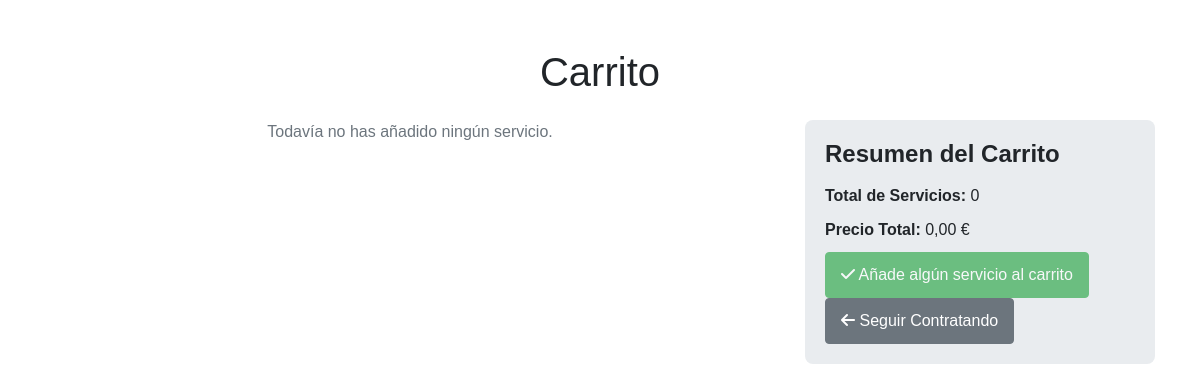
Before: /CleanGestor/views/ver_carrito.php?idContrato=1 (signed in) with the older database file.
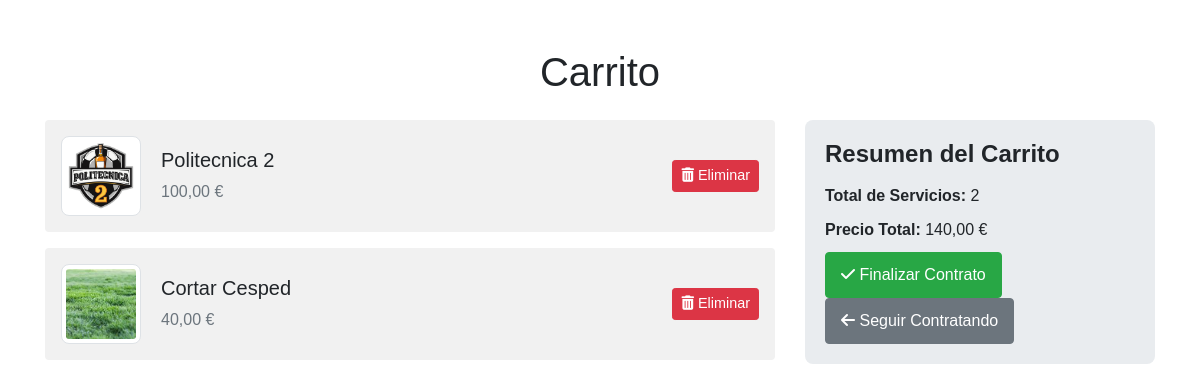
After: the same page with the newer database file.
### tables this page shows
CREATE TABLE `servicio` (
  `idServicio` int(11) NOT NULL,
  `precio` int(11) NOT NULL,
  `nombreServicio` varchar(255) NOT NULL,
  `descripcion` text NOT NULL,
  `sueldo` int(11) NOT NULL,
  `horas` int(11) NOT NULL,
  `fotoServicio` varchar(255) DEFAULT NULL,
  `idEmpresa` int(11) NOT NULL
);

### CleanGestor/DAO/ContratoServicioDAO.php (called while the page is built, shortened)
<?php
class ContratoServicioDAO {
    private $conexion;
    public function __construct($conexion) {
        $this->conexion = $conexion;
    }
    public function obtenerServiciosPorContrato($idContrato) {
    $sql = "SELECT s.idServicio, s.nombreServicio, s.precio, s.fotoServicio
            FROM servicio s
            INNER JOIN contratoservicio cs ON s.idServicio = cs.idServicio
            WHERE cs.idContrato = ?";
    $stmt = $this->conexion->prepare($sql);
    $stmt->bind_param("i", $idContrato);
    $stmt->execute();
    return $stmt->get_result();
    }
}
?>

### CleanGestor/views/ver_carrito.php (the view, shortened to what this page needs)
<?php
require_once("../DAO/ContratoServicioDAO.php");
$conexion = new mysqli("localhost", "root", "", "gestor");
$idContrato = $_GET['idContrato'];
$contratoServicioDAO = new ContratoServicioDAO($conexion);
$servicios = $contratoServicioDAO->obtenerServiciosPorContrato($idContrato);
$totalPrecio = 0;
$totalServicios = 0;
?>
<!DOCTYPE html>
<html lang="es">
<head>
    <link rel="stylesheet" href="../assets/css/bootstrap.css">
    <link rel="stylesheet" href="../assets/css/style.css">
    <link rel="stylesheet" href="https://cdnjs.cloudflare.com/ajax/libs/font-awesome/6.5.0/css/all.min.css">
</head>
<body>
    <div class="container mt-5">
        <h1 class="text-center mb-4">Carrito</h1>
        <div class="row">
            <div class="col-md-8">
                <?php if ($servicios->num_rows > 0): ?>
                    <?php while ($row = $servicios->fetch_assoc()): ?>
                        <?php
                        $totalPrecio += $row['precio'];
                        $totalServicios++;
                        ?>
                        <div class="cart-item d-flex align-items-center p-3 mb-3 rounded">
                            <div class="me-4">
                                <?php
                                $fotoServicio = !empty($row['fotoServicio'])
                                    ? htmlspecialchars($row['fotoServicio'])
                                    : '../assets/images/default_service.png';
                                ?>
                                <img src="<?= $fotoServicio ?>"
                                     alt="<?= htmlspecialchars($row['nombreServicio']) ?>"
                                     class="img-thumbnail cart-image">
                            </div>
                            <div class="flex-grow-1">
                                <h5 class="mb-2"><?= htmlspecialchars($row['nombreServicio']) ?></h5>
                                <p class="mb-0 text-muted"><?= number_format($row['precio'], 2, ',', '.') ?> €</p>
                            </div>
                            <div>
                                <a href="eliminar_servicio_carrito.php?idContrato=<?= $idContrato ?>&idServicio=<?= $row['idServicio'] ?>"
                                   class="btn btn-danger btn-sm">
                                    <i class="fas fa-trash-alt"></i> Eliminar
                                </a>
                            </div>
                        </div>
                    <?php endwhile; ?>
                <?php else: ?>
                    <p class="text-center text-muted">Todavía no has añadido ningún servicio.</p>
                <?php endif; ?>
            </div>
            <div class="col-md-4">
                <div class="cart-summary">
                    <h4>Resumen del Carrito</h4>
                    <p><strong>Total de Servicios:</strong> <?= $totalServicios ?></p>
                    <p><strong>Precio Total:</strong> <?= number_format($totalPrecio, 2, ',', '.') ?> €</p>
                    <div class="d-grid gap-2">
                        <?php if ($totalServicios > 0): ?>
                            <a href="pago2.php?idContrato=<?= $idContrato ?>" class="btn btn-success">
                                <i class="fas fa-check"></i> Finalizar Contrato
                            </a>
                        <?php else: ?>
                            <button class="btn btn-success" disabled>
                                <i class="fas fa-check"></i> Añade algún servicio al carrito
                            </button>
                        <?php endif; ?>
                        <a href="servicios.php" class="btn btn-secondary">
                            <i class="fas fa-arrow-left"></i> Seguir Contratando
                        </a>
                    </div>
                </div>
            </div>
                <?php
                print_r($row);
                ?>
        </div>
    </div>
</body>
</html>

Changed rows visible on the page:
now on this page (row unchanged): servicio: fotoServicio (picture), nombreServicio "Politecnica 2", precio "100,00"
added servicio: fotoServicio (picture), nombreServicio "Cortar Cesped", precio "40,00"
Other visible differences:
$totalServicios: "0" → "2"
$totalPrecio: "0,00" → "140,00"
text no longer shown: "Todavía no has añadido ningún servicio. Añade algún servicio al carrito"
text now shown: "Finalizar Contrato"
